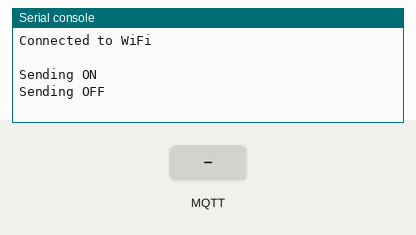
Bench run of a program on a simulated Pycom board running MicroPython. Parts: the last lines printed to the serial console. The inputs (shaded band) are chosen by the test bench. WiFi joins after 1.5 s; no MQTT or app messages arrive unless stated.

Above: at 2.8 s.
2.9 s: MQTT message "1" arrives on the first subscribed topic
At 5.5 s:
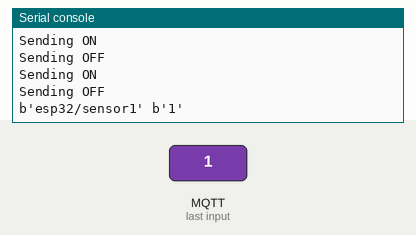
6.1 s: MQTT message "on" arrives on the first subscribed topic
At 7.2 s:
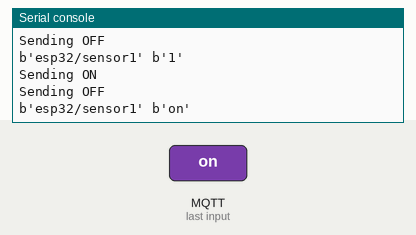
8.6 s: MQTT message "off" arrives on the first subscribed topic
At 9.5 s:
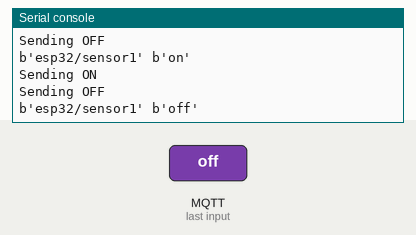

The program:

esp_micropython_data_to_broker_raspi_mqtt.py
```python
from mqtt import MQTTClient
from network import WLAN
import machine
import pycom
import time

temperature = '5'


def sub_cb(topic, msg):
    print(topic,msg)

#Connecte au wifi
wlan = WLAN(mode=WLAN.STA)
wlan.connect("Thenes", auth=(WLAN.WPA2, "thenesoppo"), timeout=5000) #Nom wifi et password
while not wlan.isconnected():
    machine.idle()
print("Connected to WiFi\n")


# Adress IP du wifi sur la raspi -> command sur le terminal : hostname -I
# raspi et esp sur le meme reseau
client = MQTTClient("device_id", "192.168.171.144", port=1883)

client.set_callback(sub_cb) # definition de la fonction de callback pour le topic control
client.connect()

# Topic(s) auquel il souscrit
client.subscribe(topic="esp32/sensor1")

while True:
    print("Sending ON")
    client.publish(topic="esp32/sensor1", msg=temperature)
    time.sleep(1)
    print("Sending OFF")
    client.check_msg()
    time.sleep(1)
```

Measured:
- after the input at 2.9 s, the serial console: prints a new line after 1.8 s (image 1)
- after the input at 6.1 s, the serial console: prints a new line after 0.56 s (image 2)
- after the input at 8.6 s, the serial console: prints a new line after 0.06 s (image 3)
